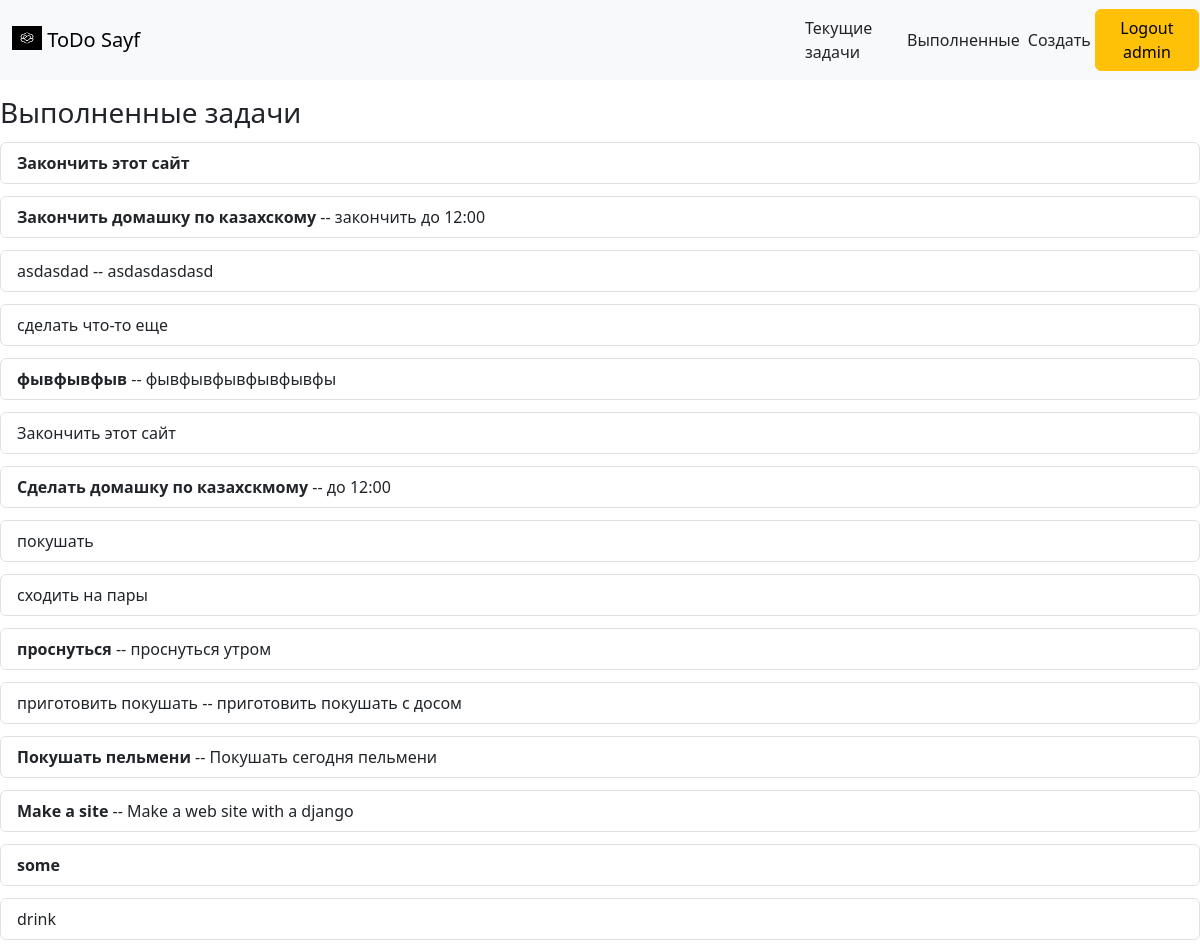
The app's page /completed/ (signed in) with its own data.
### todo/models.py (models this page shows, shortened)
class ToDo(models.Model):
    title = models.CharField(max_length=100)
    discription = models.TextField(blank=True)
    createdDate = models.DateTimeField(auto_now_add=True )
    finishedDate = models.DateTimeField(null=True,blank=True)
    important = models.BooleanField(default=False)
    user = models.ForeignKey(User , on_delete=models.CASCADE)

### todo/views.py (the view)
# urls.py: path('completed/', views.completed, name='completed'),
@login_required
def completed(request):
    todos = ToDo.objects.filter(user = request.user , finishedDate__isnull=False).order_by('-finishedDate')
    return render(request ,'todo/completed.html' ,{'todos':todos})

### todo/templates/todo/completed.html
{% extends 'todo/base.html' %}
{% block content %}
    <h3>Выполненные задачи</h3>
    {% for todo in todos %}
    <div class="list-group" style="margin-bottom: 1%;margin-top: 1%">
                <a  href="{% url 'todoID' todo.pk %} " class="list-group-item list-group-item-action">
                {% if todo.important %}<b>{% endif %}{{ todo.title }}{% if todo.important %}</b>{% endif %}
                {% if todo.discription %}-- {{ todo.discription }}{% endif %}
                </a>
        </div>
    {% endfor %}
{% endblock %}

### todo/templates/todo/base.html (shortened to what this page needs)
<link href="https://cdn.jsdelivr.net/npm/bootstrap@5.3.2/dist/css/bootstrap.min.css" rel="stylesheet">
{% load static %}
<nav class="navbar navbar-expand-lg bg-body-tertiary">
  <div class="container-fluid">
    <a class="navbar-brand" href="#">
      <img src="{% static 'logo.png' %}" alt="Logo" width="30" height="24" class="d-inline-block align-text-top">
      ToDo Sayf
    </a>
  </div>
  <div class="container-fluid col-xs-12 col-md-4" style="padding: 1px">
        <a style="margin-left:1%;margin-right:1% " class="nav-link active" href="/">Текущие задачи</a>
        <a style="margin-left:1%;margin-right:1% " class="nav-link active" aria-current="page" href="/completed">Выполненные</a>
        <a style="margin-left:1%;margin-right:1% " class="nav-link" href="{% url 'createtodo' %}">Создать</a>
      <button type="submit" class="btn btn-warning" form="logout">Logout {{ user.username }}</button>
  </div>
</nav>
{% block content %}{% endblock %}

### records on screen
ToDo: title "Закончить этот сайт"
ToDo: title "Закончить домашку по казахскому", discription "закончить до 12:00"
ToDo: title "asdasdad", discription "asdasdasdasd"
ToDo: title "сделать что-то еще"
ToDo: title "фывфывфыв", discription "фывфывфывфывфывфы"
ToDo: title "Закончить этот сайт"
ToDo: title "Сделать домашку по казахскмому", discription "до 12:00"
ToDo: title "покушать"
ToDo: title "сходить на пары"
ToDo: title "проснуться", discription "проснуться утром"
ToDo: title "приготовить покушать", discription "приготовить покушать с досом"
ToDo: title "Покушать пельмени", discription "Покушать сегодня пельмени"
ToDo: title "Make a site", discription "Make a web site with a django"
ToDo: title "some"
ToDo: title "drink"

### other values on screen
{{ user.username }} "admin"
